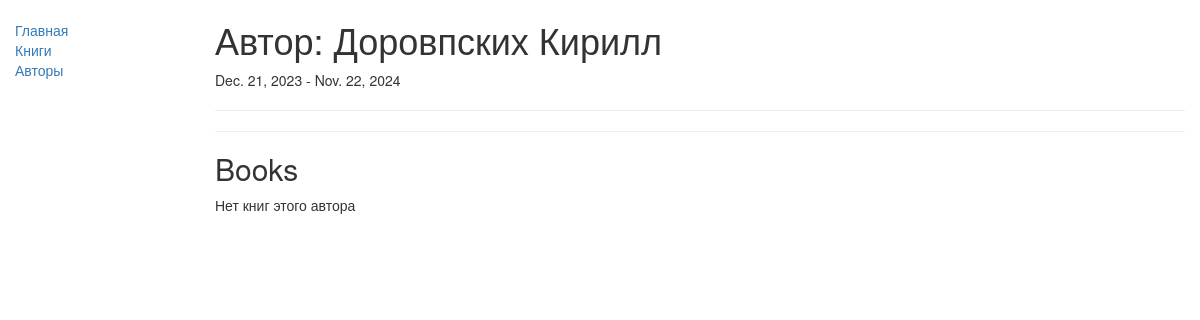
/catalog/author/2, run on the app's committed database.
### catalog/models.py (models this page shows, shortened)
class Author(models.Model):
    first_name = models.CharField(max_length=100)
    last_name = models.CharField(max_length=100)
    date_of_birth = models.DateField(null=True, blank=True)
    date_of_death = models.DateField('Died', null=True, blank=True)

### catalog/views.py (the view, shortened to what this page needs)
# urls.py: url(r'^author/(?P<pk>\d+)$', views.AuthorDetailView.as_view(), name='author-detail'),
class AuthorDetailView(generic.DetailView):
    model = Author

### catalog/templates/catalog/author_detail.html
{% extends "base_generic.html" %}
{% block content %}
  <h1>Автор: {{ author.last_name }} {{ author.first_name }}</h1>
  <p>{{ author.date_of_birth }} {% if author.date_of_death %} - {{ author.date_of_death }}{% endif %}</p>
  <hr>
  <hr>
  <h2>Books</h2>
  <dl>
    {% for book in author.book_set.all %}
      <hr>
      <dt><a href="{% url 'book-detail' book.pk %}">{{ book }}</a> ({{ book.bookinstance_set.all.count }})</dt>
      <dd>{{ book.summary }}</dd>
      {% empty %}
      <p>Нет книг этого автора</p>
    {% endfor %}
  </dl>
{% endblock %}

### data on the page
Author: last_name "Доровпских", first_name "Кирилл", date_of_birth "Dec. 21, 2023", date_of_death "Nov. 22, 2024"
